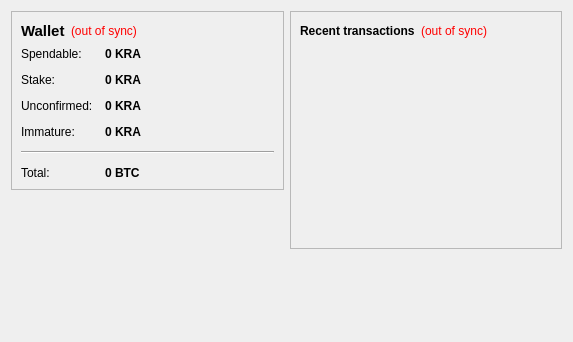
<?xml version="1.0" encoding="UTF-8"?>
<ui version="4.0">
 <class>OverviewPage</class>
 <widget class="QWidget" name="OverviewPage">
  <property name="geometry">
   <rect>
    <x>0</x>
    <y>0</y>
    <width>573</width>
    <height>342</height>
   </rect>
  </property>
  <property name="windowTitle">
   <string>Form</string>
  </property>
  <layout class="QHBoxLayout" name="horizontalLayout" stretch="1,1">
   <item>
    <layout class="QVBoxLayout" name="verticalLayout_2">
     <item>
      <widget class="QFrame" name="frame">
       <property name="frameShape">
        <enum>QFrame::StyledPanel</enum>
       </property>
       <property name="frameShadow">
        <enum>QFrame::Raised</enum>
       </property>
       <layout class="QVBoxLayout" name="verticalLayout_4">
        <item>
         <layout class="QHBoxLayout" name="horizontalLayout_4">
          <item>
           <widget class="QLabel" name="label_5">
            <property name="font">
             <font>
              <pointsize>11</pointsize>
              <weight>75</weight>
              <bold>true</bold>
             </font>
            </property>
            <property name="text">
             <string>Wallet</string>
            </property>
           </widget>
          </item>
          <item>
           <widget class="QLabel" name="labelWalletStatus">
            <property name="toolTip">
             <string>The displayed information may be out of date. Your wallet automatically synchronizes with the KratomCoin network after a connection is established, but this process has not completed yet.</string>
            </property>
            <property name="styleSheet">
             <string notr="true">QLabel { color: red; }</string>
            </property>
            <property name="text">
             <string notr="true">(out of sync)</string>
            </property>
            <property name="alignment">
             <set>Qt::AlignLeading|Qt::AlignLeft|Qt::AlignVCenter</set>
            </property>
           </widget>
          </item>
          <item>
           <spacer name="horizontalSpacer_2">
            <property name="orientation">
             <enum>Qt::Horizontal</enum>
            </property>
            <property name="sizeHint" stdset="0">
             <size>
              <width>40</width>
              <height>20</height>
             </size>
            </property>
           </spacer>
          </item>
         </layout>
        </item>
        <item>
         <layout class="QFormLayout" name="formLayout_2">
          <property name="fieldGrowthPolicy">
           <enum>QFormLayout::AllNonFixedFieldsGrow</enum>
          </property>
          <property name="horizontalSpacing">
           <number>12</number>
          </property>
          <property name="verticalSpacing">
           <number>12</number>
          </property>
          <item row="0" column="0">
           <widget class="QLabel" name="label">
            <property name="text">
             <string>Spendable:</string>
            </property>
           </widget>
          </item>
          <item row="0" column="1">
           <widget class="QLabel" name="labelBalance">
            <property name="font">
             <font>
              <weight>75</weight>
              <bold>true</bold>
             </font>
            </property>
            <property name="cursor">
             <cursorShape>IBeamCursor</cursorShape>
            </property>
            <property name="toolTip">
             <string>Your current spendable balance</string>
            </property>
            <property name="text">
             <string notr="true">0 KRA</string>
            </property>
            <property name="textInteractionFlags">
             <set>Qt::LinksAccessibleByMouse|Qt::TextSelectableByKeyboard|Qt::TextSelectableByMouse</set>
            </property>
           </widget>
          </item>
          <item row="1" column="0">
           <widget class="QLabel" name="label_6">
            <property name="text">
             <string>Stake:</string>
            </property>
           </widget>
          </item>
          <item row="1" column="1">
           <widget class="QLabel" name="labelStake">
            <property name="font">
             <font>
              <weight>75</weight>
              <bold>true</bold>
             </font>
            </property>
            <property name="cursor">
             <cursorShape>IBeamCursor</cursorShape>
            </property>
            <property name="toolTip">
             <string>Total of coins that was staked, and do not yet count toward the current balance</string>
            </property>
            <property name="text">
             <string notr="true">0 KRA</string>
            </property>
            <property name="textInteractionFlags">
             <set>Qt::LinksAccessibleByMouse|Qt::TextSelectableByKeyboard|Qt::TextSelectableByMouse</set>
            </property>
           </widget>
          </item>
          <item row="2" column="0">
           <widget class="QLabel" name="label_3">
            <property name="text">
             <string>Unconfirmed:</string>
            </property>
           </widget>
          </item>
          <item row="2" column="1">
           <widget class="QLabel" name="labelUnconfirmed">
            <property name="font">
             <font>
              <weight>75</weight>
              <bold>true</bold>
             </font>
            </property>
            <property name="cursor">
             <cursorShape>IBeamCursor</cursorShape>
            </property>
            <property name="toolTip">
             <string>Total of transactions that have yet to be confirmed, and do not yet count toward the current balance</string>
            </property>
            <property name="text">
             <string notr="true">0 KRA</string>
            </property>
            <property name="textInteractionFlags">
             <set>Qt::LinksAccessibleByMouse|Qt::TextSelectableByKeyboard|Qt::TextSelectableByMouse</set>
            </property>
           </widget>
          </item>
          <item row="3" column="0">
           <widget class="QLabel" name="labelImmatureText">
            <property name="text">
             <string>Immature:</string>
            </property>
           </widget>
          </item>
          <item row="3" column="1">
           <widget class="QLabel" name="labelImmature">
            <property name="font">
             <font>
              <weight>75</weight>
              <bold>true</bold>
             </font>
            </property>
            <property name="toolTip">
             <string>Mined balance that has not yet matured</string>
            </property>
            <property name="text">
             <string notr="true">0 KRA</string>
            </property>
            <property name="textInteractionFlags">
             <set>Qt::LinksAccessibleByMouse|Qt::TextSelectableByKeyboard|Qt::TextSelectableByMouse</set>
            </property>
           </widget>
          </item>
          <item row="4" column="0" colspan="2">
           <widget class="Line" name="line">
            <property name="orientation">
             <enum>Qt::Horizontal</enum>
            </property>
           </widget>
          </item>
          <item row="5" column="0">
           <widget class="QLabel" name="labelTotalText">
            <property name="text">
             <string>Total:</string>
            </property>
           </widget>
          </item>
          <item row="5" column="1">
           <widget class="QLabel" name="labelTotal">
            <property name="font">
             <font>
              <weight>75</weight>
              <bold>true</bold>
             </font>
            </property>
            <property name="cursor">
             <cursorShape>IBeamCursor</cursorShape>
            </property>
            <property name="toolTip">
             <string>Your current total balance</string>
            </property>
            <property name="text">
             <string notr="true">0 BTC</string>
            </property>
            <property name="textInteractionFlags">
             <set>Qt::LinksAccessibleByMouse|Qt::TextSelectableByKeyboard|Qt::TextSelectableByMouse</set>
            </property>
           </widget>
          </item>
         </layout>
        </item>
       </layout>
      </widget>
     </item>
     <item>
      <spacer name="verticalSpacer">
       <property name="orientation">
        <enum>Qt::Vertical</enum>
       </property>
       <property name="sizeHint" stdset="0">
        <size>
         <width>20</width>
         <height>40</height>
        </size>
       </property>
      </spacer>
     </item>
    </layout>
   </item>
   <item>
    <layout class="QVBoxLayout" name="verticalLayout_3">
     <item>
      <widget class="QFrame" name="frame_2">
       <property name="frameShape">
        <enum>QFrame::StyledPanel</enum>
       </property>
       <property name="frameShadow">
        <enum>QFrame::Raised</enum>
       </property>
       <layout class="QVBoxLayout" name="verticalLayout">
        <item>
         <layout class="QHBoxLayout" name="horizontalLayout_2">
          <item>
           <widget class="QLabel" name="label_4">
            <property name="text">
             <string>&lt;b&gt;Recent transactions&lt;/b&gt;</string>
            </property>
           </widget>
          </item>
          <item>
           <widget class="QLabel" name="labelTransactionsStatus">
            <property name="toolTip">
             <string>The displayed information may be out of date. Your wallet automatically synchronizes with the KratomCoin network after a connection is established, but this process has not completed yet.</string>
            </property>
            <property name="styleSheet">
             <string notr="true">QLabel { color: red; }</string>
            </property>
            <property name="text">
             <string notr="true">(out of sync)</string>
            </property>
            <property name="alignment">
             <set>Qt::AlignRight|Qt::AlignTrailing|Qt::AlignVCenter</set>
            </property>
           </widget>
          </item>
          <item>
           <spacer name="horizontalSpacer">
            <property name="orientation">
             <enum>Qt::Horizontal</enum>
            </property>
            <property name="sizeHint" stdset="0">
             <size>
              <width>40</width>
              <height>20</height>
             </size>
            </property>
           </spacer>
          </item>
         </layout>
        </item>
        <item>
         <widget class="QListView" name="listTransactions">
          <property name="styleSheet">
           <string notr="true">QListView { background: transparent; }</string>
          </property>
          <property name="frameShape">
           <enum>QFrame::NoFrame</enum>
          </property>
          <property name="verticalScrollBarPolicy">
           <enum>Qt::ScrollBarAlwaysOff</enum>
          </property>
          <property name="horizontalScrollBarPolicy">
           <enum>Qt::ScrollBarAlwaysOff</enum>
          </property>
          <property name="selectionMode">
           <enum>QAbstractItemView::NoSelection</enum>
          </property>
         </widget>
        </item>
       </layout>
      </widget>
     </item>
     <item>
      <spacer name="verticalSpacer_2">
       <property name="orientation">
        <enum>Qt::Vertical</enum>
       </property>
       <property name="sizeHint" stdset="0">
        <size>
         <width>20</width>
         <height>40</height>
        </size>
       </property>
      </spacer>
     </item>
    </layout>
   </item>
  </layout>
 </widget>
 <resources/>
 <connections/>
</ui>
